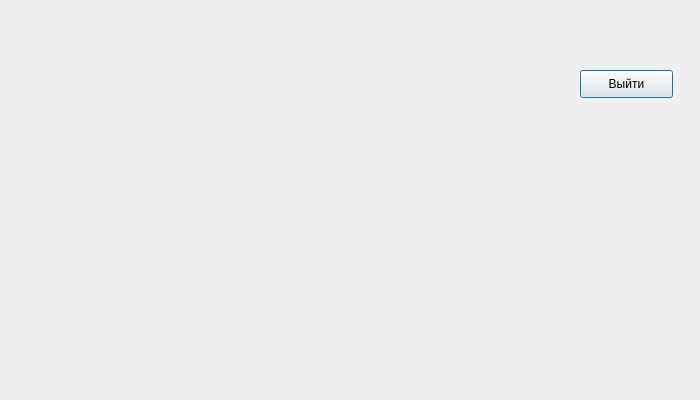
<?xml version="1.0" encoding="UTF-8"?>
<ui version="4.0">
 <class>SecondWindow</class>
 <widget class="QDialog" name="SecondWindow">
  <property name="geometry">
   <rect>
    <x>0</x>
    <y>0</y>
    <width>700</width>
    <height>400</height>
   </rect>
  </property>
  <property name="windowTitle">
   <string>Dialog</string>
  </property>
  <widget class="QPushButton" name="pushButton">
   <property name="geometry">
    <rect>
     <x>580</x>
     <y>70</y>
     <width>93</width>
     <height>28</height>
    </rect>
   </property>
   <property name="text">
    <string>Выйти</string>
   </property>
  </widget>
 </widget>
 <resources/>
 <connections/>
</ui>
